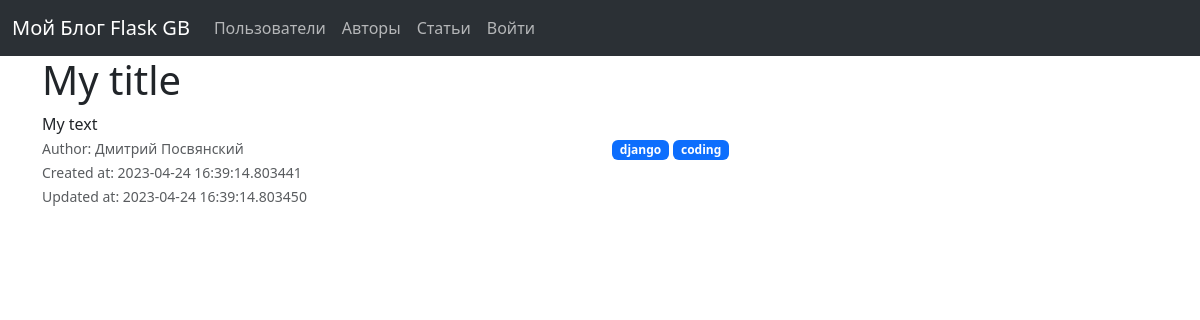
The app's page /articles/1/, older data.
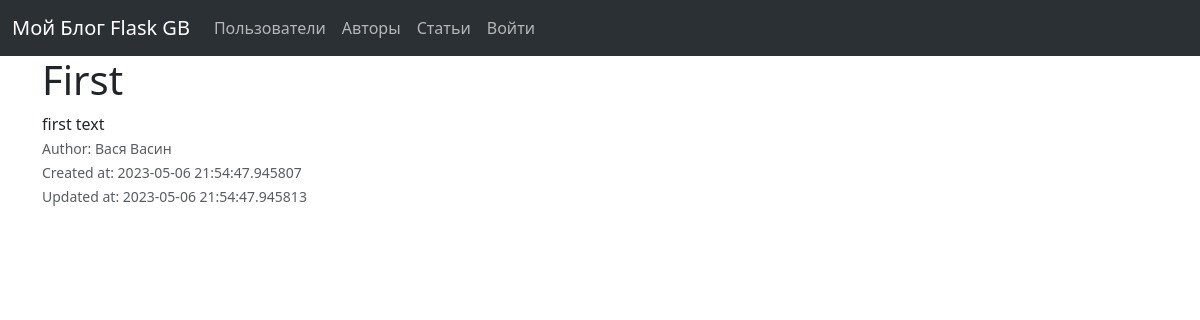
The same page, newer data.
### blog/models/article.py (models this page shows, shortened)
class Article(db.Model):
    __tablename__ = 'articles'
    id = Column(Integer, primary_key=True)
    author_id = Column(Integer, ForeignKey('authors.id'), nullable=False)
    title = Column(String(255), nullable=False, default='', server_default='')
    text = Column(Text, nullable=False, default='', server_default='')
    created_at = Column(DateTime, default=datetime.utcnow, server_default=func.now())
    updated_at = Column(DateTime, default=datetime.utcnow, onupdate=func.now())
    author = relationship('Author', back_populates='articles')
    tags = relationship('Tag', secondary=article_tag_association_table, back_populates='articles')

### blog/models/user.py (models this page shows, shortened)
class User(db.Model, UserMixin):
    id = Column(Integer, primary_key=True)
    first_name = Column(String(255))
    last_name = Column(String(255))
    email = Column(String(255), unique=True)
    password = Column(String(255))
    is_staff = Column(Boolean, default=False)
    author = relationship('Author', uselist=False, back_populates='user')

### blog/models/tag.py (models this page shows, shortened)
class Tag(db.Model):
    __tablename__ = 'tags'
    id = Column(Integer, primary_key=True)
    name = Column(String(255), nullable=False)
    articles = relationship('Article', secondary=article_tag_association_table, back_populates='tags')

### blog/article/views.py (the view)
@article.route('/<int:article_id>/', methods=['GET'])
def article_detail(article_id):
    _article: Article = Article.query.filter_by(id=article_id).options(joinedload(Article.tags)).one_or_none()
    if _article is None:
        raise NotFound
    return render_template(
        'articles/detail.html',
        article=_article,
    )

### blog/templates/articles/detail.html (shortened to what this page needs)
{% extends 'base.html' %}
{% block body %}
    <div class="row">
        <h1>{{ article.title }}</h1>
    </div>
    <div class="row">
        <div class="col-md-12">{{ article.text }}</div>
    </div>
    <div class="row">
        <div class="col-md-6">
            <div>
                <small class="text-muted">
                    Author: {{ article.author.user.first_name }} {{ article.author.user.last_name }}
                </small>
            </div>
            <div><small class="text-muted">Created at: {{ article.created_at }}</small></div>
            <div><small class="text-muted">Updated at: {{ article.updated_at }}</small></div>
        </div>
        {% if article.tags %}
            <div class="col-md-6">
                {% for tag in article.tags %}
                    <span class="badge bg-primary">{{ tag.name }}</span>
                {% endfor %}
            </div>
        {% endif %}
    </div>
{% endblock %}

Row changes from the older to the newer data that the page shows:
removed Tag: name "django"
removed Tag: name "coding"
changed Article: title "My title" → "First"; text "My text" → "first text"; created_at "2023-04-24 16:39:14.803441" → "2023-05-06 21:54:47.945807"; updated_at "2023-04-24 16:39:14.803450" → "2023-05-06 21:54:47.945813"
changed User: author.user.first_name "Дмитрий" → "Вася"; author.user.last_name "Посвянский" → "Васин"
